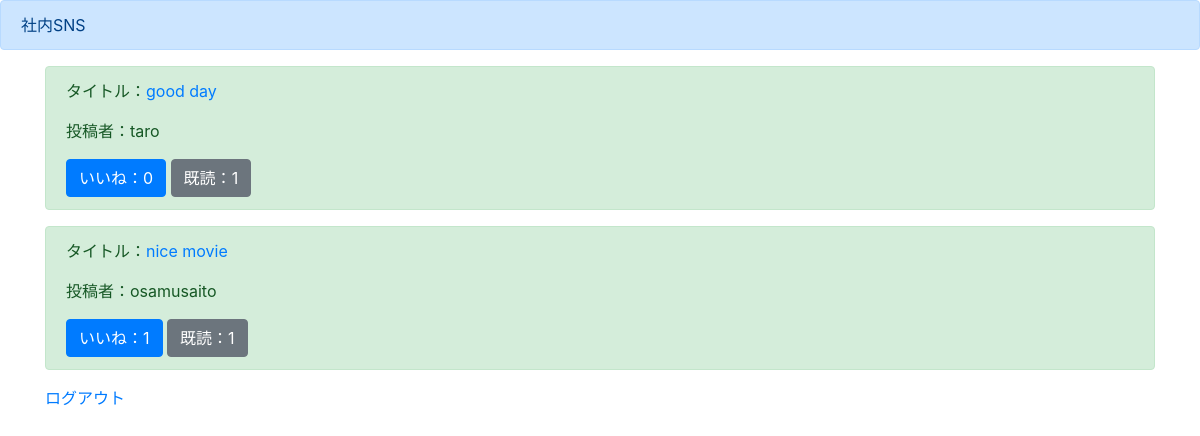
Before: /list/ (signed in) with the older database file.
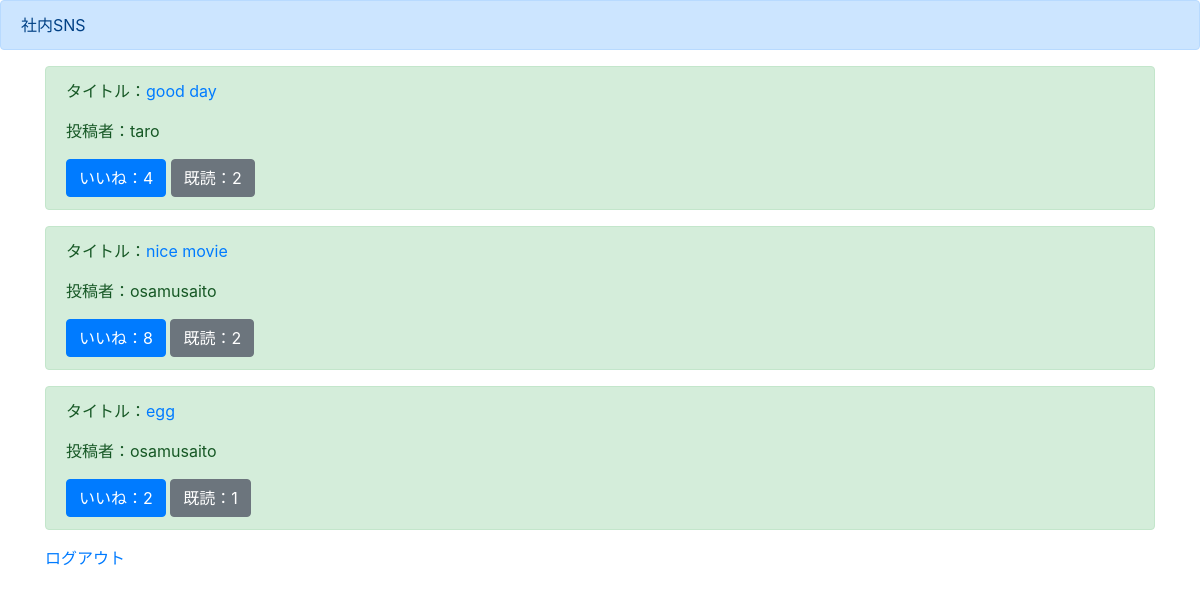
After: the same page with the newer database file.
### boardapp/models.py (models this page shows)
class BoardModel(models.Model):
    title = models.CharField(max_length=100)
    content = models.TextField()
    author = models.CharField(max_length=200)
    images = models.ImageField(upload_to='')
    good = models.IntegerField(null=True, blank=True, default=0)
    read = models.IntegerField(null=True, blank=True, default=0)
    readtext = models.CharField(max_length=200, null=True, blank=True, default='-')

### boardapp/views.py (the view)
# urls.py: path('list/', listfunc, name = 'list'),
@login_required
def listfunc(request):
    object_list = BoardModel.objects.all()
    return render(request, 'list.html', {'object_list' : object_list})

### templates/list.html (shortened to what this page needs)
{% extends 'base.html' %}
{% block header %}
<div class="alert alert-primary" role="alert">
  社内SNS
</div>
{% endblock header %}
{% block content %}
<div class='container'>
    {% for item in object_list %}
        <div class="alert alert-success" role="alert">
            <p>タイトル：<a href = "{% url 'detail' item.pk %}">{{ item.title }}</a></p>
            <p>投稿者：{{ item.author }}</p>
            <a href="#" class="btn btn-primary" role="button" aria-pressed="true">いいね：{{item.good}}</a>
            <a href="#" class="btn btn-secondary" role="button" aria-pressed="true">既読：{{item.read}}</a>
        </div>
    {% endfor %}
    <a href="{% url 'logout' %}">ログアウト</a>
</div>
{% endblock content %}

### templates/base.html (shortened to what this page needs)
<!doctype html>
<html lang="ja">
  <head>
    <link rel="stylesheet" href="https://stackpath.bootstrapcdn.com/bootstrap/4.5.0/css/bootstrap.min.css">
  </head>
  <body>
    {% block header %}
    {% endblock header %}
    {% block content %}
    {% endblock content %}
  </body>
</html>

Changed rows visible on the page:
changed BoardModel "good day": good "0" → "4"; read "1" → "2"
changed BoardModel "nice movie": good "1" → "8"; read "1" → "2"
added BoardModel: title "egg", author "osamusaito", good "2", read "1"
